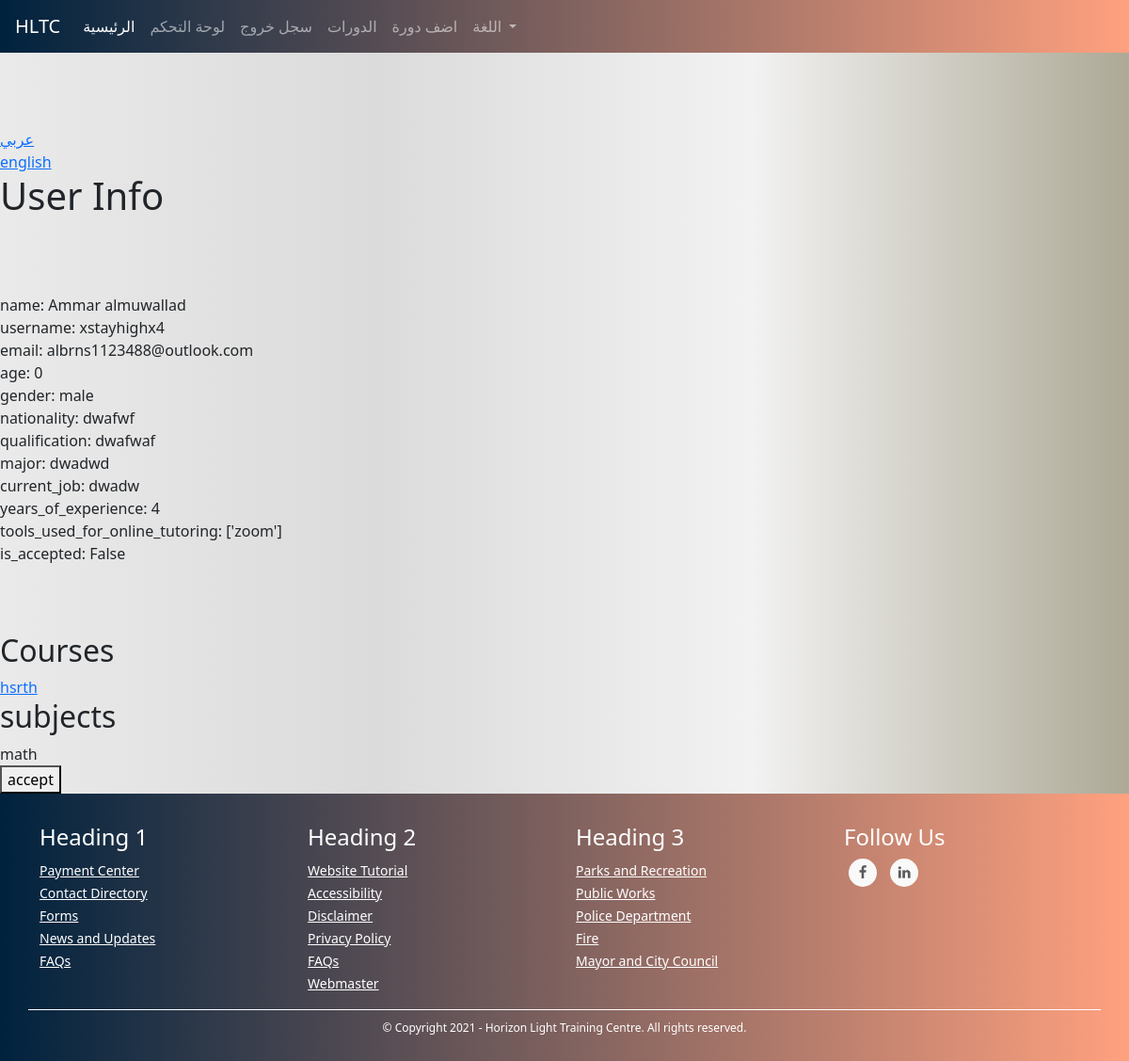
Before: /admins/user/3 (signed in) with the older database file.
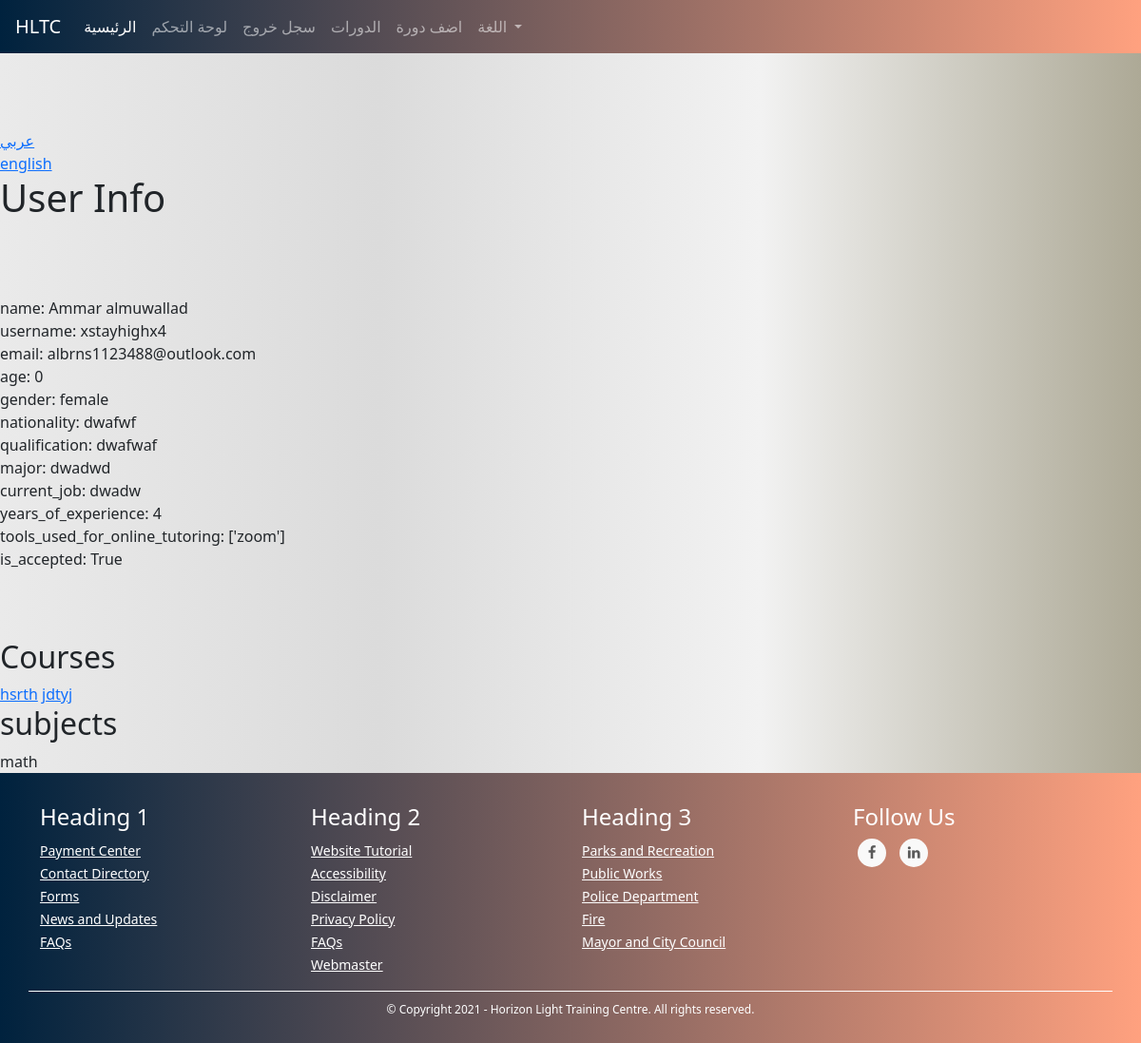
After: the same page with the newer database file.
### TUTOR/models.py (models this page shows, shortened)
class UserModel(db.Model, UserMixin):
    id = db.Column(db.Integer, primary_key=True)
    first_name = db.Column(db.String(128), nullable=False)
    last_name = db.Column(db.String(128), nullable=False)
    username = db.Column(db.String(20), unique=True, nullable=False)
    email = db.Column(db.String(256), unique=True, nullable=False)
    password = db.Column(db.String(255), nullable=False)
    user_type = db.Column(db.String(30), nullable=False)
    _gender = db.Column(db.Boolean, nullable=False, default=True)
    email_confirmation_code = db.Column(db.String(5), nullable=True)
    is_confirmed = db.Column(db.Boolean, nullable=False, default=False)
    creation_date = db.Column(db.DateTime, nullable=False, default=datetime.utcnow)
    admin_data_model = db.relationship('AdminDataModel', backref='user', uselist=False)
    tutor_data_model = db.relationship('TutorDataModel', backref='user', uselist=False)
    student_data_model = db.relationship('StudentDataModel', backref='user', uselist=False)
    @property
    def full_name(self):
        return self.first_name + " " + self.last_name
    @property
    def gender(self):
        return "male" if self._gender else "female"

class TutorDataModel(db.Model):
    id = db.Column(db.Integer, primary_key=True)
    date_of_birth = db.Column(db.DateTime, nullable=False)
    nationality = db.Column(db.String(30), nullable=False)
    qualification = db.Column(db.String(35), nullable=False)
    major = db.Column(db.String(35), nullable=False)
    current_job = db.Column(db.String(50), nullable=False)
    _subjects = db.Column(db.String(), nullable=False) # [subject1, subject2, ...]
    years_of_experience = db.Column(db.Integer, nullable=False)
    _tools_used_for_online_tutoring = db.Column(db.String(), nullable=False) # [tool1, tool2, ...]
    is_accepted = db.Column(db.Boolean, nullable=False, default=False)
    courses = db.relationship('CourseModel', backref='tutor')
    user_id = db.Column(db.Integer, db.ForeignKey('user_model.id'))
    @property
    def age(self):
        return int((datetime.date(datetime.utcnow()) - datetime.date(self.date_of_birth)).days / 365)
    @property
    def subjects(self):
        return json.loads(self._subjects)
    @property
    def tools_used_for_online_tutoring(self):
        return json.loads(self._tools_used_for_online_tutoring)

class CourseModel(db.Model):
    id = db.Column(db.Integer, primary_key=True)
    name = db.Column(db.String(130), nullable=False)
    description = db.Column(db.String(1000), nullable=False)
    subject = db.Column(db.String(), nullable=False)
    price = db.Column(db.Integer, nullable=False)
    min_students = db.Column(db.Integer, nullable=False)
    max_students = db.Column(db.Integer, nullable=False)
    currency = db.Column(db.String(3), nullable=False)
    began = db.Column(db.Boolean, nullable=False, default=False)
    ended = db.Column(db.Boolean, nullable=False, default=False)
    course_type = db.Column(db.Integer, nullable=False) # 1 for start when min number # 2 for start with min and date
    _period = db.Column(db.Integer, nullable=True) # days
    _start_date = db.Column(db.DateTime, nullable=True)
    _end_date = db.Column(db.DateTime, nullable=True)
    links = db.Column(db.String(), nullable=False) # {"zoom": "link", ....}
    weekly_time_table_json  = db.Column(db.String(1000), nullable=False) # {"saturday": {"from": ..., "to": ...}, ...}
    _state = db.Column(db.String(), nullable=False, default=json.dumps({"state_code": 1, "state_string": "لم تبدأ بعد", "allowed_actions": ["join", "view", "start", "cancel"]})) # {"state_code": 2, "state_string": "قائم", "allowed_actions": ["view", "end"]} {"state_code": 3, "state_string": "انتهى", "allowed_actions": ["delete"]} {"state_code": 4, "state_string": "ملغي", "allowed_actions": ["delete"]}
    number_of_students_paid = db.Column(db.Integer, nullable=False, default=0)
    have_sent_first_payment_emails = db.Column(db.Boolean, nullable=False, default=False)
    created_by_admin = db.Column(db.Boolean, nullable=False)
    creation_date = db.Column(db.DateTime, nullable=False, default=datetime.utcnow)
    payment_model = db.relationship('PaymentModel', backref='course', uselist=False)
    tutor_data_model_id = db.Column(db.Integer, db.ForeignKey('tutor_data_model.id'),
        nullable=False)
    def start(self):
        self.began = True
        self._state = json.dumps({"state_code": 2, "state_string": "قائم", "allowed_actions": ["view", "end"]})
        if self.course_type == 1:
            now = datetime.date(datetime.utcnow())
            self._start_date = now
            self._end_date = now + timedelta(days=self.period)
        db.session.commit()
        for sdm in self.students: # the paymetn is when a student joins not when the course begins bcz the course wont begin if students didn't pay
            send_student_course_start_email(sdm.user, self)
        send_tutor_course_start_email(self.tutor.user, self)
        return True
    def end(self):
        self.ended = True
        self._state = json.dumps({"state_code": 3, "state_string": "انتهى", "allowed_actions": ["delete"]})
        db.session.commit()
        for sdm in self.students:
            send_student_course_ended_email(sdm.user, self)
        send_tutor_course_ended_email(self.tutor.user, self)
        return True
    def cancel(self):
        self._state = json.dumps({"state_code": 4, "state_string": "ملغي", "allowed_actions": ["delete"]})
        db.session.commit()
        self.payment_model.refund_all()
        for sdm in self.students:
            send_student_course_canceled_email(sdm.user, self)
        send_tutor_course_canceled_email(self.tutor.user, self)

### TUTOR/ADMINISTRATION/routes.py (the view)
@admins_blueprint.route("/admins/user/<user_id>", methods=["GET"])
@login_required(ADMIN_TYPES)
def user_detailed_view(user_id): # admin only
    user = UserModel.query.get(user_id)
    user_type = user.user_type
    if user_type == "tutor":
        return render_template("admins/users/tutor.html", user=user)
    elif user_type == "student":
        return render_template("admins/users/student.html", user=user)
    elif user_type in ADMIN_TYPES:
        return render_template("admins/users/admin.html", user=user)

### TUTOR/ADMINISTRATION/routes.py (called while the page is built)
@admins_blueprint.context_processor
def utility_processor():
    return dict(get_language_text=LngObj.get_language_text, get_current_page_language_list=LngObj.get_current_page_language_list, languages=LANGUAGES, admin_types=ADMIN_TYPES, settings=SiteSettingsModel.instance())

### TUTOR/models.py (called while the page is built)
@login_manager.user_loader
def load_user(user_id):
    return UserModel.query.get(int(user_id))

    @classmethod
    def instance(cls):
        return cls.query.get(1)

### TUTOR/utils/languages.py (called while the page is built)
    @staticmethod
    def translate(page_name, language=DEFAULT_LANGUAGE): # returns specific language page
        return LngObj.read_language_file(page_name, language)

    @staticmethod
    def read_language_file(page_name, language):
        path = os.path.join(current_app.root_path,"static", "languages", language + ".json")
        with open(path, "r", encoding='utf-8') as f:
            language_dict = json.loads(f.read())
            page_list = language_dict.get(page_name)
            return page_list if page_list else []

    @staticmethod
    def get_language_text(tag, language_list): # returns single text using it's tag
        return next(x.get("description") for x in language_list if x.get("tag") == tag)

### TUTOR/templates/admins/users/tutor.html (shortened to what this page needs)
{% extends "template.html" %}
{% block content %}
    <br><br><br>
       {% include "snippets/language_select.html" %}
        <h1>User Info</h1>
        <br><br><br>
        name: {{ user.full_name }}
        <br>
        username: {{ user.username }}
        <br>
        email: {{ user.email }}
        <br>
        age: {{ user.tutor_data_model.age }}
        <br>
        gender: {{ user.gender }}
        <br>
        nationality: {{ user.tutor_data_model.nationality }}
        <br>
        qualification: {{ user.tutor_data_model.qualification }}
        <br>
        major: {{ user.tutor_data_model.major }}
        <br>
        current_job: {{ user.tutor_data_model.current_job }}
        <br>
        years_of_experience: {{ user.tutor_data_model.years_of_experience }}
        <br>
        tools_used_for_online_tutoring: {{ user.tutor_data_model.tools_used_for_online_tutoring }}
        <br>
        is_accepted: {{ user.tutor_data_model.is_accepted }}
        <br>
        <br><br><br>
        <h2>Courses</h2>
        {% for course in user.tutor_data_model.courses %}
            <a href="{{ url_for('courses_blueprint.course', course_id=course.id) }}">{{ course.name }}</a>
        {% endfor %}
        <br>
        <h2>subjects</h2>
        {% for subject in user.tutor_data_model.subjects %}
            {{ subject }}
        {% endfor %}
        <br>
        {% if not user.tutor_data_model.is_accepted %}
            <a href="{{ url_for('admins_blueprint.accept_tutor', tutor_id=user.tutor_data_model.id) }}"><button>accept</button></a>
        {% endif %}
{% endblock %}

Changed rows visible on the page:
changed UserModel "Ammar almuwallad": gender "male" → "female"
changed TutorDataModel "dwafwf": tutor_data_model.is_accepted "False" → "True"; is_accepted False → True (drawn)
added CourseModel: name "jdtyj"
Other visible differences:
text no longer shown: "accept"
